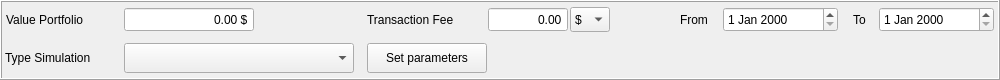
     <widget class="QFrame" name="frame_2">
      <property name="geometry">
       <rect>
        <x>5</x>
        <y>191</y>
        <width>1000</width>
        <height>80</height>
       </rect>
      </property>
      <property name="minimumSize">
       <size>
        <width>1000</width>
        <height>80</height>
       </size>
      </property>
      <property name="maximumSize">
       <size>
        <width>1000</width>
        <height>80</height>
       </size>
      </property>
      <property name="frameShape">
       <enum>QFrame::Box</enum>
      </property>
      <property name="frameShadow">
       <enum>QFrame::Raised</enum>
      </property>
      <widget class="QPushButton" name="btn_setParamsSimulation">
       <property name="geometry">
        <rect>
         <x>367</x>
         <y>43</y>
         <width>120</width>
         <height>30</height>
        </rect>
       </property>
       <property name="minimumSize">
        <size>
         <width>120</width>
         <height>30</height>
        </size>
       </property>
       <property name="maximumSize">
        <size>
         <width>120</width>
         <height>30</height>
        </size>
       </property>
       <property name="text">
        <string>Set parameters</string>
       </property>
      </widget>
      <widget class="QLabel" name="label_valuePortfolio">
       <property name="geometry">
        <rect>
         <x>6</x>
         <y>7</y>
         <width>110</width>
         <height>25</height>
        </rect>
       </property>
       <property name="minimumSize">
        <size>
         <width>110</width>
         <height>25</height>
        </size>
       </property>
       <property name="maximumSize">
        <size>
         <width>110</width>
         <height>25</height>
        </size>
       </property>
       <property name="text">
        <string>Value Portfolio</string>
       </property>
      </widget>
      <widget class="QDateEdit" name="dateEdit_simulatorFrom">
       <property name="geometry">
        <rect>
         <x>723</x>
         <y>7</y>
         <width>115</width>
         <height>25</height>
        </rect>
       </property>
       <property name="minimumSize">
        <size>
         <width>115</width>
         <height>25</height>
        </size>
       </property>
       <property name="maximumSize">
        <size>
         <width>115</width>
         <height>25</height>
        </size>
       </property>
      </widget>
      <widget class="QDateEdit" name="dateEdit_simulatorTo">
       <property name="geometry">
        <rect>
         <x>879</x>
         <y>7</y>
         <width>115</width>
         <height>25</height>
        </rect>
       </property>
       <property name="minimumSize">
        <size>
         <width>115</width>
         <height>25</height>
        </size>
       </property>
       <property name="maximumSize">
        <size>
         <width>115</width>
         <height>25</height>
        </size>
       </property>
      </widget>
      <widget class="QLabel" name="label_dateFrom">
       <property name="geometry">
        <rect>
         <x>680</x>
         <y>7</y>
         <width>40</width>
         <height>25</height>
        </rect>
       </property>
       <property name="minimumSize">
        <size>
         <width>40</width>
         <height>25</height>
        </size>
       </property>
       <property name="maximumSize">
        <size>
         <width>40</width>
         <height>25</height>
        </size>
       </property>
       <property name="text">
        <string>From</string>
       </property>
      </widget>
      <widget class="QLabel" name="label_dateTo">
       <property name="geometry">
        <rect>
         <x>853</x>
         <y>5</y>
         <width>22</width>
         <height>30</height>
        </rect>
       </property>
       <property name="minimumSize">
        <size>
         <width>22</width>
         <height>30</height>
        </size>
       </property>
       <property name="maximumSize">
        <size>
         <width>22</width>
         <height>30</height>
        </size>
       </property>
       <property name="text">
        <string>To</string>
       </property>
      </widget>
      <widget class="QLabel" name="label">
       <property name="geometry">
        <rect>
         <x>5</x>
         <y>45</y>
         <width>115</width>
         <height>25</height>
        </rect>
       </property>
       <property name="minimumSize">
        <size>
         <width>115</width>
         <height>25</height>
        </size>
       </property>
       <property name="maximumSize">
        <size>
         <width>115</width>
         <height>25</height>
        </size>
       </property>
       <property name="text">
        <string>Type Simulation</string>
       </property>
      </widget>
      <widget class="QComboBox" name="comboBox_typeSimulation">
       <property name="geometry">
        <rect>
         <x>124</x>
         <y>43</y>
         <width>230</width>
         <height>30</height>
        </rect>
       </property>
       <property name="minimumSize">
        <size>
         <width>230</width>
         <height>30</height>
        </size>
       </property>
       <property name="maximumSize">
        <size>
         <width>240</width>
         <height>30</height>
        </size>
       </property>
       <property name="editable">
        <bool>false</bool>
       </property>
       <property name="currentText">
        <string/>
       </property>
      </widget>
      <widget class="QDoubleSpinBox" name="doubleSpinBox_valuePortfolio">
       <property name="geometry">
        <rect>
         <x>124</x>
         <y>7</y>
         <width>130</width>
         <height>25</height>
        </rect>
       </property>
       <property name="minimumSize">
        <size>
         <width>130</width>
         <height>25</height>
        </size>
       </property>
       <property name="maximumSize">
        <size>
         <width>130</width>
         <height>25</height>
        </size>
       </property>
       <property name="alignment">
        <set>Qt::AlignRight|Qt::AlignTrailing|Qt::AlignVCenter</set>
       </property>
       <property name="buttonSymbols">
        <enum>QAbstractSpinBox::NoButtons</enum>
       </property>
       <property name="prefix">
        <string/>
       </property>
       <property name="suffix">
        <string> $</string>
       </property>
       <property name="maximum">
        <double>99999999.989999994635582</double>
       </property>
       <property name="value">
        <double>0.000000000000000</double>
       </property>
      </widget>
      <widget class="QLabel" name="label_2">
       <property name="geometry">
        <rect>
         <x>367</x>
         <y>7</y>
         <width>115</width>
         <height>25</height>
        </rect>
       </property>
       <property name="minimumSize">
        <size>
         <width>115</width>
         <height>25</height>
        </size>
       </property>
       <property name="maximumSize">
        <size>
         <width>115</width>
         <height>25</height>
        </size>
       </property>
       <property name="text">
        <string>Transaction Fee</string>
       </property>
      </widget>
      <widget class="QDoubleSpinBox" name="doubleSpinBox_transactioFee">
       <property name="geometry">
        <rect>
         <x>488</x>
         <y>7</y>
         <width>80</width>
         <height>25</height>
        </rect>
       </property>
       <property name="minimumSize">
        <size>
         <width>80</width>
         <height>25</height>
        </size>
       </property>
       <property name="maximumSize">
        <size>
         <width>80</width>
         <height>25</height>
        </size>
       </property>
       <property name="alignment">
        <set>Qt::AlignRight|Qt::AlignTrailing|Qt::AlignVCenter</set>
       </property>
       <property name="buttonSymbols">
        <enum>QAbstractSpinBox::NoButtons</enum>
       </property>
       <property name="suffix">
        <string/>
       </property>
       <property name="maximum">
        <double>999.990000000000009</double>
       </property>
       <property name="value">
        <double>0.000000000000000</double>
       </property>
      </widget>
      <widget class="QComboBox" name="comboBox_percentDollar">
       <property name="geometry">
        <rect>
         <x>570</x>
         <y>7</y>
         <width>40</width>
         <height>25</height>
        </rect>
       </property>
       <property name="minimumSize">
        <size>
         <width>40</width>
         <height>25</height>
        </size>
       </property>
       <property name="maximumSize">
        <size>
         <width>40</width>
         <height>25</height>
        </size>
       </property>
       <item>
        <property name="text">
         <string>$</string>
        </property>
       </item>
       <item>
        <property name="text">
         <string>%</string>
        </property>
       </item>
      </widget>
     </widget>
